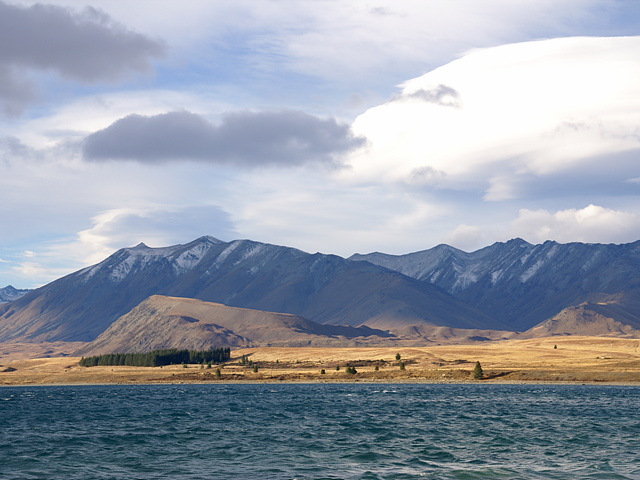
#> input picture image_ex/tekapo.bmp, 640 x 480 px, found by its file name
$ jupyter execute --allow-errors vision_08.ipynb
#> lines starting #> are read from the running program, lines starting #| are printed output that depends on the picture
[cell 1]
# 어파인 변환
import cv2 as cv
import numpy as np

def affine_transform():
    src = cv.imread('tekapo.bmp', cv.IMREAD_COLOR)
#> src is the input picture: shape (480, 640, 3); mean B, G, R 169.8, 157.4, 149.7

    if src is None:
        print('Image load failed!')
        return

    rows = src.shape[0]
#> rows = 480
    cols = src.shape[1]
#> cols = 640

    src_pts = np.array([[0, 0],
                        [cols - 1, 0],
                        [cols - 1, rows -1]]).astype(np.float32)
#> src_pts = [[0, 0], [639, 0], [639, 479]]

    dst_pts = np.array([[50, 50],
                        [cols - 100, 100],
                        [cols - 50, rows - 50]]).astype(np.float32)
#> dst_pts = [[50, 50], [540, 100], [590, 430]]

    affine_mat = cv.getAffineTransform(src_pts, dst_pts)
    dst = cv.warpAffine(src, affine_mat, (0, 0))
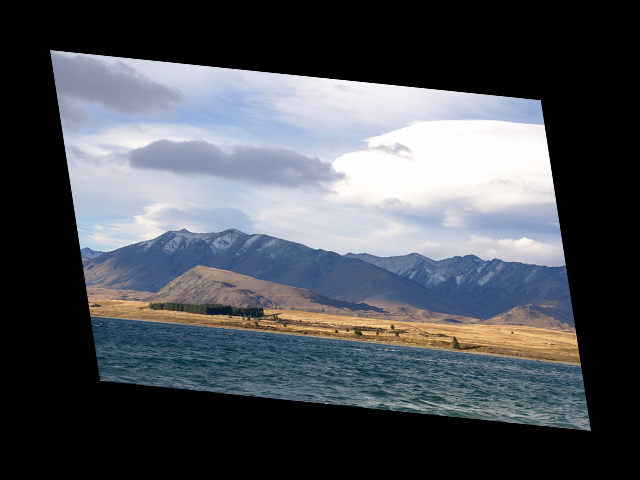
#> dst: shape (480, 640, 3); mean B, G, R 88.3, 81.8, 77.9

    cv.imshow('src', src)
    cv.imshow('dst', dst)
    cv.waitKey()
    cv.destroyAllWindows()

affine_transform()

[cell 2]
# 이동 변환
import cv2 as cv
import numpy as np

def affine_translation():
    src = cv.imread('tekapo.bmp', cv.IMREAD_COLOR)

    if src is None:
        print('Image load failed!')
        return

    # 150의 경우 x축으로 150만큼, 100의 경우 y축으로 100만큼 이동시킴
    affine_mat = np.array([[1, 0, 150],
                           [0, 1, 100]]).astype(np.float32)

    dst = cv.warpAffine(src, affine_mat, (0, 0))
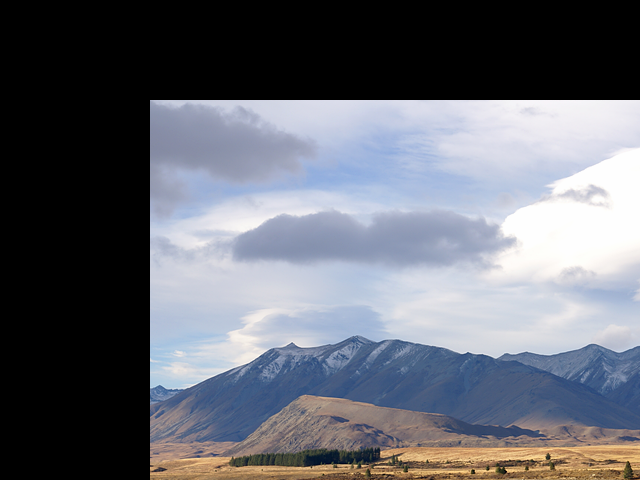
#> dst: shape (480, 640, 3); mean B, G, R 112.8, 104.2, 101.4

    cv.imshow('src', src)
    cv.imshow('dst', dst)
    cv.waitKey()
    cv.destroyAllWindows()


affine_translation()

[cell 3]
# 전단 변환
import cv2 as cv
import numpy as np

def affine_shear():
    src = cv.imread('tekapo.bmp', cv.IMREAD_COLOR)

    if src is None:
        print('Image load failed!')
        return
    rows = src.shape[0]
#> rows = 480
    cols = src.shape[1]

    mx = 0.3
    my = 0.3
    affine_mat = np.array([[1, mx, 0],
                           [0, 1, 0]]).astype(np.float32)
    affine_mat2 = np.array([[1, 0, 0],
                            [my, 1, 0]]).astype(np.float32)
    dst = cv.warpAffine(src, affine_mat, (int(cols + rows * mx), rows))
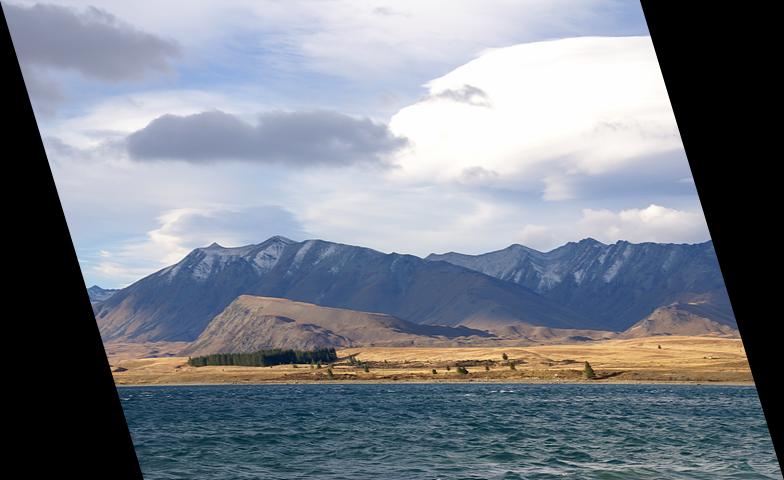
#> dst: shape (480, 784, 3); mean B, G, R 138.7, 128.5, 122.2
    dst2 = cv.warpAffine(src, affine_mat2, (cols, int( rows + cols * my))) # x,y 이지만 행 열이니까 x는 열 y는 행
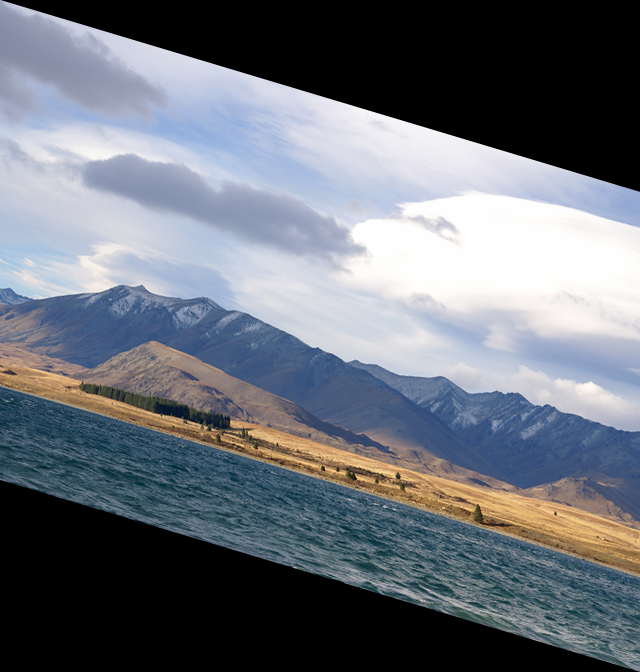
#> dst2: shape (672, 640, 3); mean B, G, R 121.3, 112.4, 106.9

    cv.imshow('src', src)
    cv.imshow('dst', dst)
    cv.imshow('dst2', dst2)
    cv.waitKey()
    cv.destroyAllWindows()

affine_shear()

[cell 4]
# 전단 변환
import cv2 as cv
import numpy as np

def affine_shear():
    src = cv.imread('tekapo.bmp', cv.IMREAD_COLOR)

    if src is None:
        print('Image load failed!')
        return
    rows = src.shape[0]
    cols = src.shape[1]

    mx = 0.3
    my = 0.3
    affine_mat = np.array([[2, 0, -cols],
                           [0, 2, 0]]).astype(np.float32)
    affine_mat2 = np.array([[-1, 0, cols],
                            [0, 1, 0]]).astype(np.float32)
    dst = cv.warpAffine(src, affine_mat, (cols, rows))
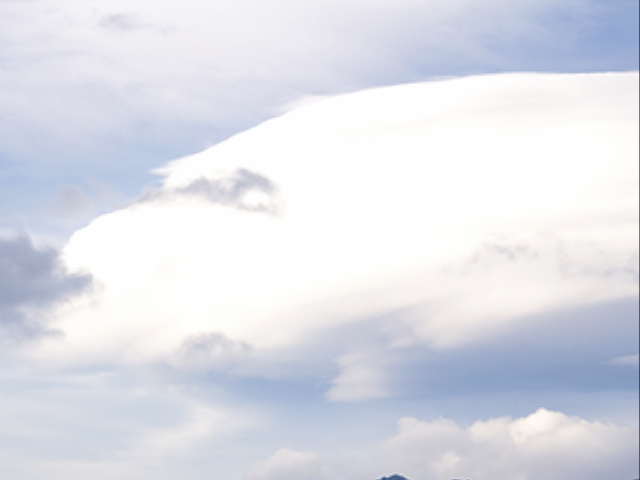
#> dst: shape (480, 640, 3); mean B, G, R 232.5, 223.8, 221.4
    dst2 = cv.warpAffine(src, affine_mat2, (cols, int( rows + cols * my))) # x,y 이지만 행 열이니까 x는 열 y는 행
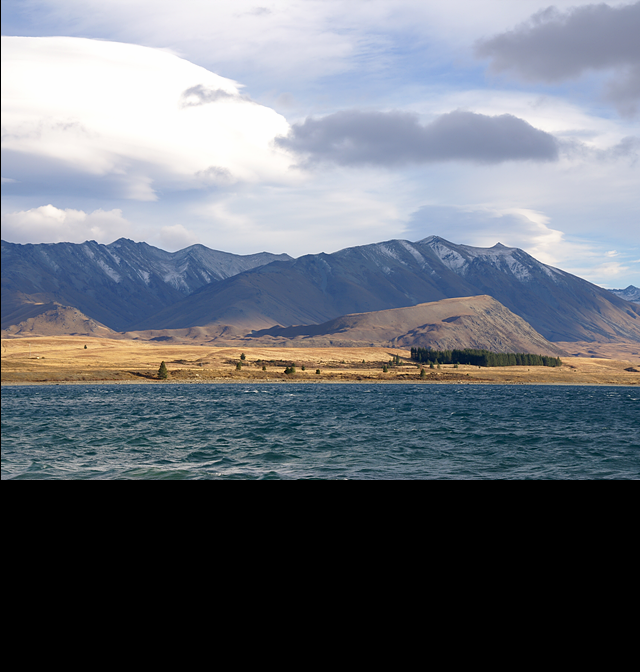
#> dst2: shape (672, 640, 3); mean B, G, R 121.1, 112.2, 106.8

    cv.imshow('src', src)
    cv.imshow('dst', dst)
    cv.imshow('dst2', dst2)
    cv.waitKey()
    cv.destroyAllWindows()

affine_shear()

[cell 5]
# 크기 변환 (대신 크기를 키웠을때 그 늘어나서 비어있는 픽셀들에 대해선 어떻게 처리를 해줄지 각각.)
import cv2 as cv
import numpy as np

def affine_scale():
    src = cv.imread('rose.bmp', cv.IMREAD_COLOR)
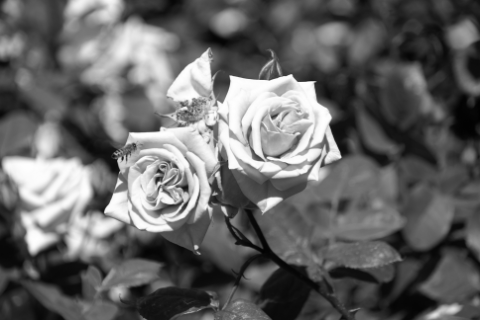
#> input picture image_ex/rose.bmp, 480 x 320 px, found by its file name
#> src is the input picture: shape (320, 480, 3); min 2, max 254, mean 101.5

    if src is None:
        print("Image load failed!")
        return

    dst1 = cv.resize(src, (0,0), fx = 4, fy = 4, interpolation = cv.INTER_NEAREST)
    dst2 = cv.resize(src, (1920, 1280))
#> dst2: shape (1280, 1920, 3)
    dst3 = cv.resize(src, (1920, 1280), interpolation = cv.INTER_CUBIC)
    dst4 = cv.resize(src, (1920, 1280), interpolation = cv.INTER_LANCZOS4)

    cv.imshow('src', src)
    cv.imshow('dst1', dst1[400:800, 500:900])
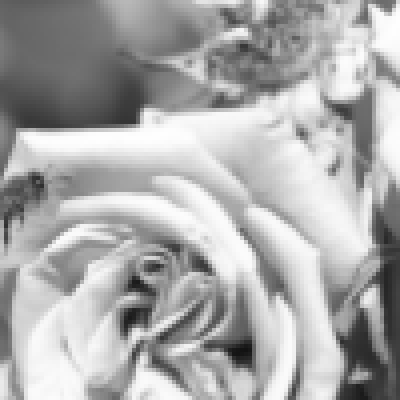
#> window 'dst1': shape (400, 400, 3); min 18, max 254, mean 171.1
    cv.imshow('dst2', dst2[400:800, 500:900])
    cv.imshow('dst3', dst3[400:800, 500:900])
    cv.imshow('dst4', dst4[400:800, 500:900])
    cv.waitKey()
    cv.destroyAllWindows()

affine_scale()

[cell 6]
# 회전 변환
import cv2 as cv
import numpy as np

def affine_rotation():
    src = cv.imread('tekapo.bmp', cv.IMREAD_COLOR)

    if src is None:
        print('Image load failed!')
        return

    cp = (src.shape[1] / 2, src.shape[0] / 2)
    affine_mat = cv.getRotationMatrix2D(cp, 20, 1)

    dst = cv.warpAffine(src, affine_mat, (0, 0))
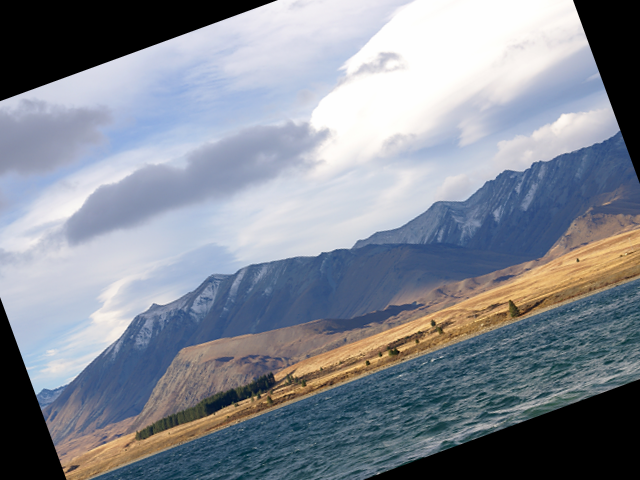
#> dst: shape (480, 640, 3); mean B, G, R 148.7, 137.9, 131.9

    cv.imshow('src', src)
    cv.imshow('dst', dst)
    cv.waitKey()
    cv.destroyAllWindows()

affine_rotation()

[cell 7]
# 대칭 변환
import cv2 as cv
import numpy as np

def affine_flip():
    src = cv.imread('eastsea.bmp', cv.IMREAD_COLOR)

    if src is None:
        print('Image load failed!')
        return

    cv.imshow('src', src)

    for flip_code in [1, 0, -1]: # 양수이면 좌우대칭 0이면 상하대칭 음수면 좌우상하대칭
        dst = cv.flip(src, flip_code)

        desc = 'flipCode : %d' % flip_code
        cv.putText(dst, desc, (10, 30), cv.FONT_HERSHEY_SIMPLEX,
                   1.0, (255, 0, 0), 1, cv.LINE_AA)
        cv.imshow('dst', dst)
        cv.waitKey()

    cv.destroyAllWindows()
affine_flip()

[cell 8]
src = cv.imread('eastsea.bmp', cv.IMREAD_COLOR)
#> (the rest of this cell did not finish here and is left out)

[cell 9]
# 투시 변환
import cv2 as cv
import numpy as np

def on_mouse(event, x, y, flags, param):
    global cnt, src_pts
    if event == cv.EVENT_LBUTTONDOWN:
        if cnt < 4 :
            src_pts[cnt, :] = np.array([x, y]).astype(np.float32)
            cnt += 1

            cv.circle(src, (x, y), 5, (0, 0, 255), -1)
            cv.imshow('src', src)
        if cnt == 4:
            w = 200
            h = 300

            dst_pts = np.array([[0, 0],
                                [w - 1, 0],
                                [w - 1, h - 1],
                                [0, h - 1]]).astype(np.float32)
            pers_mat = cv.getPerspectiveTransform(src_pts, dst_pts)
            dst = cv.warpPerspective(src, pers_mat, (w, h))
            cv.imshow('dst', dst)

cnt = 0
src_pts = np.zeros([4, 2], dtype=np.float32)
src = cv.imread('card.bmp', cv.IMREAD_COLOR)
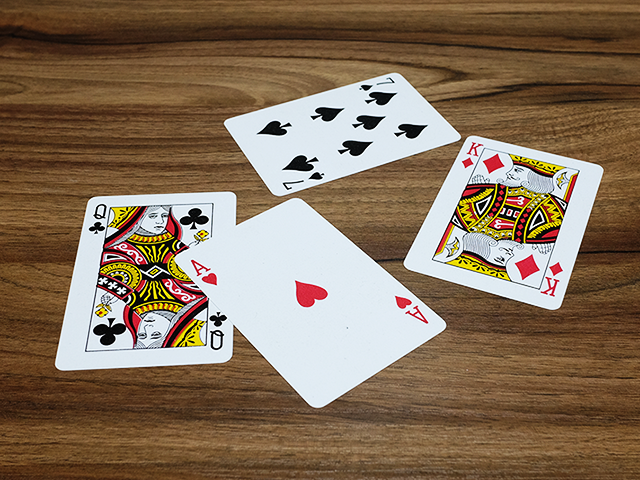
#> input picture image_ex/card.bmp, 640 x 480 px, found by its file name
#> src is the input picture: shape (480, 640, 3); mean B, G, R 90.2, 112.3, 133.7

if src is None:
    print('Image open failed!')
    exit()
cv.namedWindow('src')
cv.setMouseCallback('src', on_mouse)

cv.imshow('src', src)
cv.waitKey(0)
cv.destroyAllWindows()
